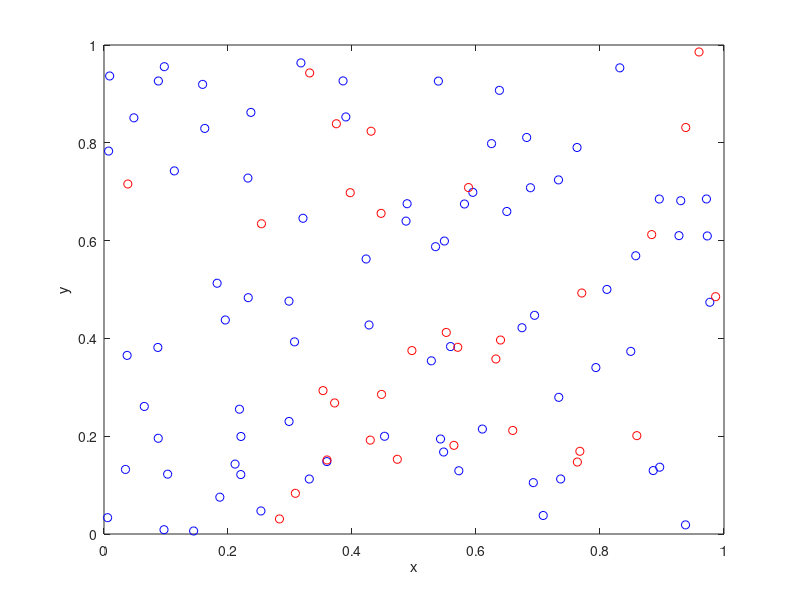

Reproduce this figure in MATLAB.
%Simulate a Poisson point process on a rectangle
%Then thin the Poisson point process according to a (spatially *independent*) 
%p-thinning 
%Author: H. Paul Keeler, 2019.

%Simulation window parameters
xMin=0;xMax=1;
yMin=0;yMax=1;
xDelta=xMax-xMin;yDelta=yMax-yMin; %rectangle dimensions
areaTotal=xDelta*yDelta; %area of rectangle
 
%Point process parameters
lambda=100; %intensity (ie mean density) of the Poisson process

%Thinning probability paramters
sigma=1;
p=0.25; %thinning probability
fun_p=@(x,y)(exp(-(x.^2+y.^2))/sigma^2);

%Simulate Poisson point process
numbPoints=poissrnd(areaTotal*lambda);%Poisson number of points
xx=xDelta*(rand(numbPoints,1))+xMin;%x coordinates of Poisson points
yy=xDelta*(rand(numbPoints,1))+yMin;%y coordinates of Poisson points

%Generate Bernoulli variables (ie coin flips) for thinning
booleThinned=rand(numbPoints,1)<p; %points to be thinned
booleRetained=~booleThinned; %points to be retained

%x/y locations of thinned points
xxThinned=xx(booleThinned); yyThinned=yy(booleThinned);
%x/y locations of retained points
xxRetained=xx(booleRetained); yyRetained=yy(booleRetained);

%Plotting
plot(xxRetained,yyRetained,'bo'); %plot retained points
hold on; plot(xxThinned,yyThinned,'ro'); %plot thinned points
xlabel('x');ylabel('y');
